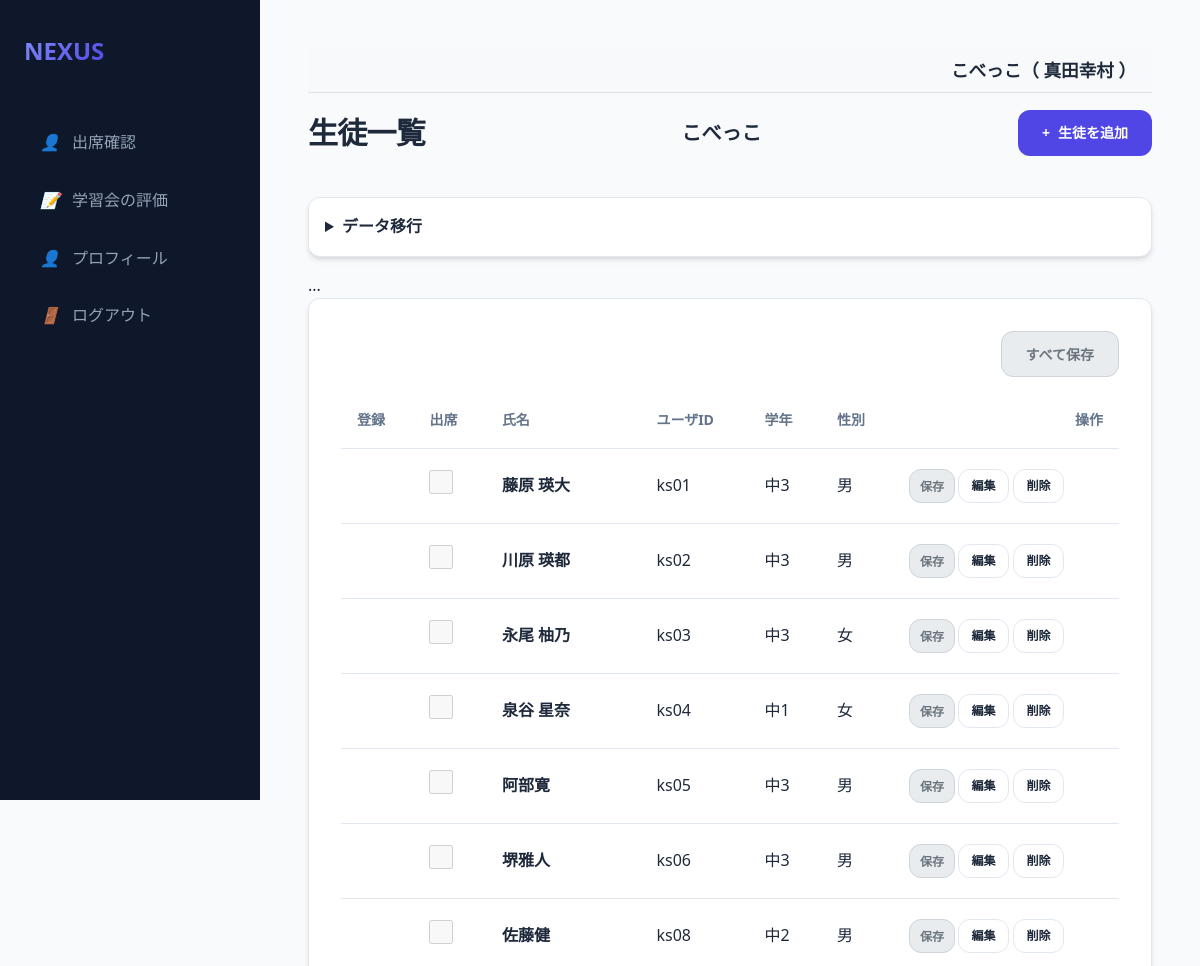
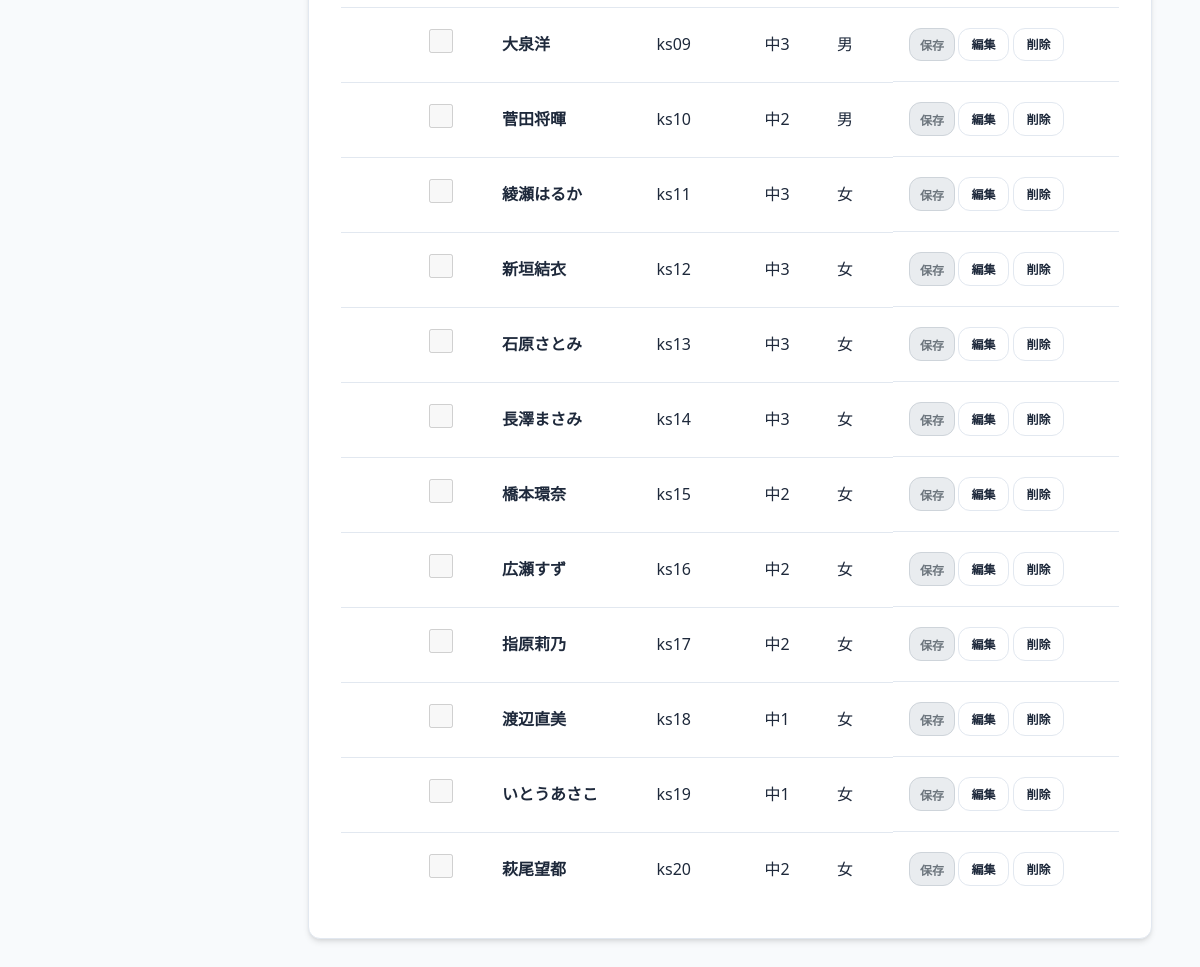
The page /students (signed in) on the database as committed earlier (2 pictures, top to bottom).
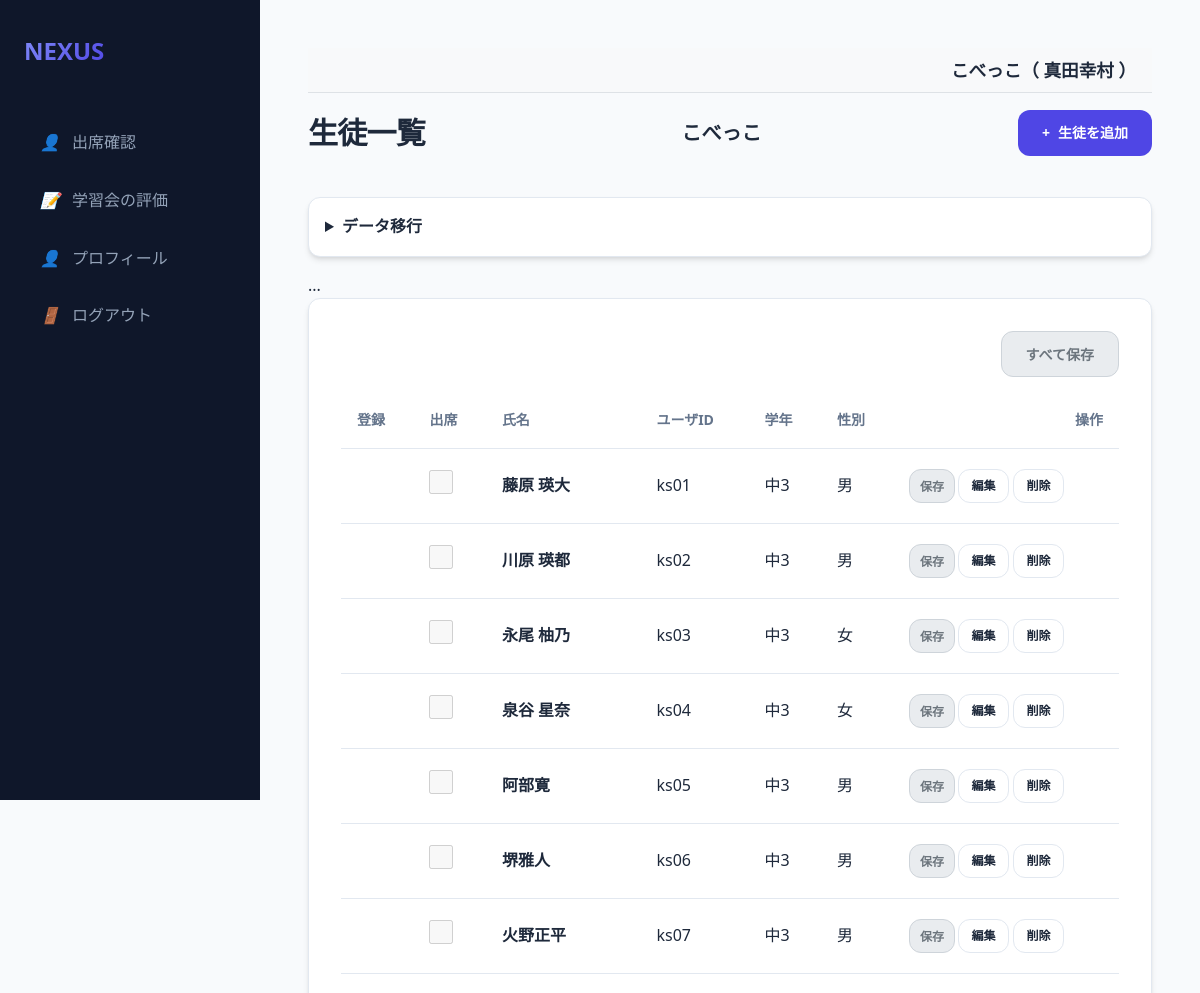
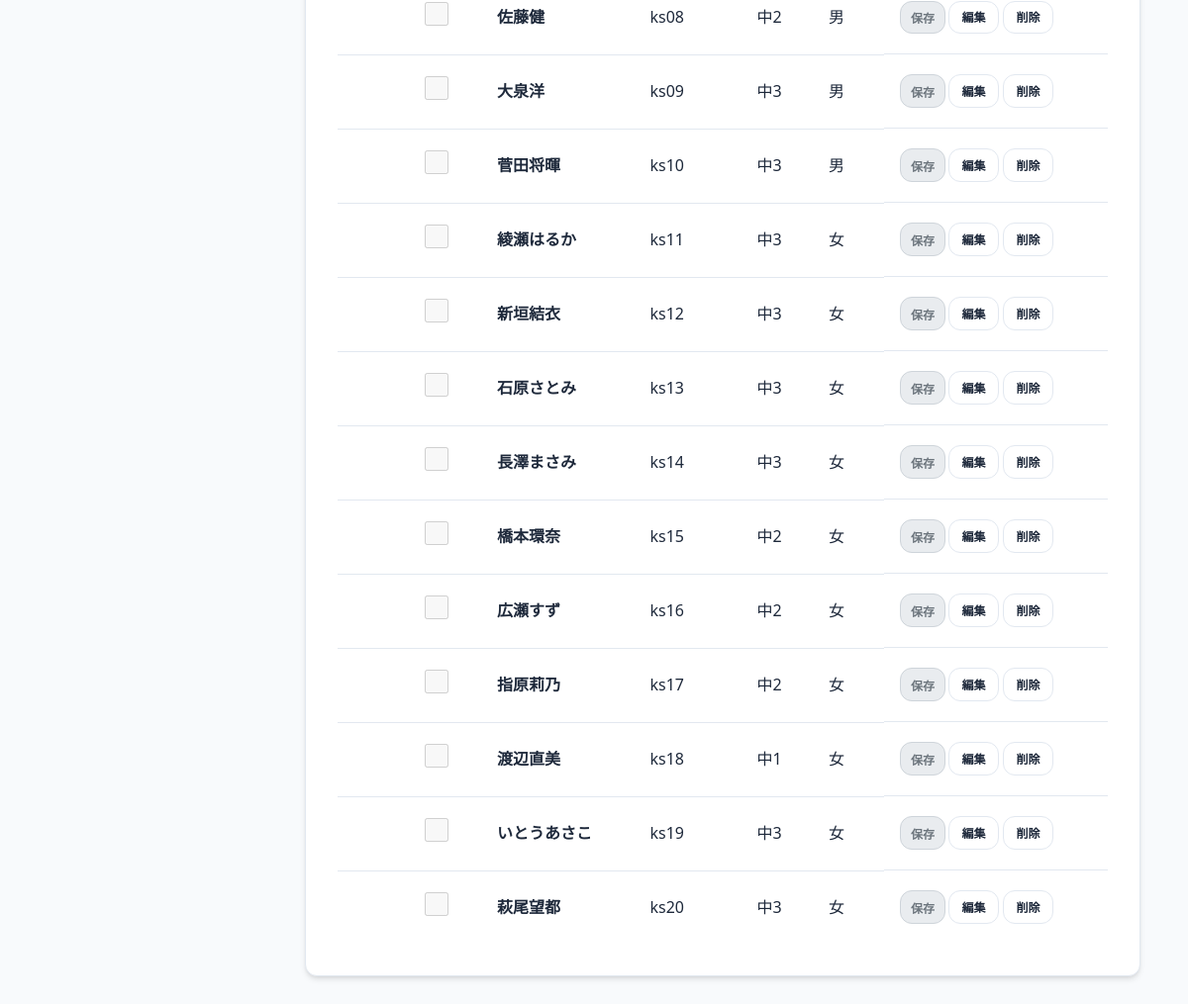
The same page on the database as committed later (2 pictures, top to bottom).
### models.py (models this page shows, shortened)
class Organization(db.Model):
    id = db.Column(db.Integer, primary_key=True)
    name = db.Column(db.String(100), nullable=False)

class User(db.Model):
    id = db.Column(db.Integer, primary_key=True)
    username = db.Column(db.String(50), unique=True, nullable=False)
    name = db.Column(db.String(50), nullable=True)
    password_hash = db.Column(db.String(128), nullable=False)
    is_admin = db.Column(db.Boolean, default=False)
    is_super_admin = db.Column(db.Boolean, default=False)
    is_org_admin = db.Column(db.Boolean, default=False)
    organization_id = db.Column(db.Integer, db.ForeignKey('organization.id'), nullable=True)
    organization = db.relationship('Organization', backref='users')
    teacher_record = db.relationship('Teacher', back_populates='user', uselist=False)
    student_record = db.relationship('Student', back_populates='user', uselist=False)

class Student(db.Model):
    id = db.Column(db.Integer, primary_key=True)
    user_id = db.Column(db.Integer, db.ForeignKey('user.id'), nullable=True)
    user = db.relationship('User', back_populates='student_record')
    organization_id = db.Column(db.Integer, db.ForeignKey('organization.id'), nullable=False)
    organization = db.relationship('Organization')
    default_venue_id = db.Column(db.Integer, db.ForeignKey('venue.id'), nullable=True)
    default_venue = db.relationship('Venue')
    group_id = db.Column(db.Integer, db.ForeignKey('group.id'), nullable=True)
    group = db.relationship('Group', back_populates='students')
    name = db.Column(db.String(50), nullable=False)
    grade = db.Column(db.String(20))
    gender = db.Column(db.String(10))
    pref_gender = db.Column(db.String(10))
    pref_age1020_priority = db.Column(db.Integer, default=2)
    pref_age3040_priority = db.Column(db.Integer, default=2)
    pref_age50_priority = db.Column(db.Integer, default=2)
    attend = db.Column(db.Boolean, default=False)

### app.py (the view, shortened to what this page needs)
@app.route('/students')
@login_required
@organization_required
def students():
    org_id = session['organization_id']
    event_id = session.get('selected_event_id')
    event_info = None
    all_teachers = Teacher.query.filter_by(organization_id=org_id).all()
    all_students = Student.query.filter_by(organization_id=org_id).join(User).order_by(User.username).all()
    venues = Venue.query.filter_by(organization_id=org_id).all()
    saved = request.args.get('saved', False)
    for s in all_students:
        s.attendance = None
    return render_template('students.html', students=all_students, event_info=None, venues=venues)

### app.py (called while the page is built)
@app.after_request
def add_header(response):
    response.headers['Cache-Control'] = 'no-store, no-cache, must-revalidate, max-age=0'
    response.headers['Pragma'] = 'no-cache'
    response.headers['Expires'] = '0'
    return response

def login_required(f):
    @wraps(f)
    def decorated_function(*args, **kwargs):
        if 'user_id' not in session:
            return redirect(url_for('login'))
        return f(*args, **kwargs)
    return decorated_function

def organization_required(f):
    @wraps(f)
    def decorated_function(*args, **kwargs):
        if 'user_id' not in session:
            return redirect(url_for('login'))
        user = db.session.get(User, session['user_id'])
        session['organization_id'] = user.organization_id
        session['org_name'] = user.organization.name
        return f(*args, **kwargs)
    return decorated_function

@app.context_processor
def inject_globals():
    user = None
    group_division_enabled = False
    if 'user_id' in session:
        user = db.session.get(User, session['user_id'])
        if user and user.organization_id:
            cfg = Config.query.filter_by(key='group_division_enabled', organization_id=user.organization_id).first()
            if cfg and cfg.value == 'true':
                group_division_enabled = True
    return dict(current_user=user, group_division_enabled=group_division_enabled)

### templates/students.html (shortened to what this page needs)
{% extends "base.html" %}
{% block content %}
{% set is_event_selected = (event_info is not none) %}
{% set is_event_completed = (event_info and event_info.status == '実施後') %}
{% set is_disabled_inputs = (not is_event_selected or is_event_completed) %}
{% set is_disabled = is_disabled_inputs %}
{% set is_disabled_button = (not is_event_selected) %}
<div class="header">
    <h1>生徒一覧</h1>
    <h2 style="font-size: 1.25rem;">{{ current_user.organization.name if current_user.is_super_admin else session.get('org_name', '不明') }}</h2>
    <a href="/student/add" class="btn btn-primary">
        <span>+</span> 生徒を追加
    </a>
</div>
{% if not event_info %}
<details style="margin-bottom: 1rem;">
    <summary class="card" style="cursor: pointer; padding: 1rem;">
        <h4 style="display: inline;">データ移行</h4>
    </summary>
</details>
{% endif %}
...
<form action="/student/attend_save_all" method="post">
    <div class="card">
        <div style="text-align: right; margin-bottom: 1rem;">
            <button type="submit" class="btn btn-primary" {{ 'disabled' if is_disabled or (event_info and event_info.publish_to == '講師') }}>すべて保存</button>
        </div>
        <div class="table-container">
            <table>
                <thead>
                    <tr>
                        <th>登録</th>
                        <th>出席</th>
                        <th>氏名</th>
                        <th>ユーザID</th>
                        <th>学年</th>
                        <th>性別</th>
                        <th style="text-align: right;">操作</th>
                        </tr>
                        </thead>
                        <tbody>
                        {% for s in students %}
                        <tr>
                        <td>
                            {% set att = s.attendance %}
                        </td>
                        <td>
                            <input type="checkbox" name="attend_{{s.id}}" value="true" {{ 'checked' if s.attendance and s.attendance.attend }}
                                   style="width: 1.5rem; height: 1.5rem;"
                                   class="{{ 'disabled-checkbox' if is_disabled or (event_info and event_info.publish_to == '講師') }}"
                                   onchange="toggleAttendance(this, '{{s.id}}')" {{ 'disabled' if is_disabled or (event_info and event_info.publish_to == '講師') }}>
                        </td>
                        <td><strong>{{s.name}}</strong></td>
                        <td>{{s.user.username if s.user else '-'}}</td>
                        <td>{{s.grade}}</td>
                        <td>{{s.gender}}</td>
                        <td style="text-align: right; display: flex; gap: 0.2rem;">
                            <button type="button" class="btn btn-primary" style="padding: 0.4rem 0.6rem; font-size: 0.75rem;" onclick="submitAttendance('{{s.id}}')" {{ 'disabled' if is_disabled or (event_info and event_info.publish_to == '講師') }}>保存</button>
                            <a href="/student/edit/{{s.id}}" class="btn btn-outline" style="padding: 0.4rem 0.8rem; font-size: 0.75rem;">編集</a>
                            <a href="/student/delete/{{s.id}}" class="btn btn-outline btn-danger" style="padding: 0.4rem 0.8rem; font-size: 0.75rem;" onclick="return confirm('本当に削除しますか？')">削除</a>
                        </td>
                        </tr>
                        {% endfor %}
                        </tbody>
                        </table>
                        </div>
                        </div>
                        </form>
{% endblock %}

### templates/base.html (shortened to what this page needs)
<!DOCTYPE html>
<html lang="ja">
<head>
    <link rel="stylesheet" href="{{ url_for('static', filename='style.css') }}">
</head>
<body>
<aside class="sidebar">
    <a href="/" class="logo">
        <span>NEXUS</span>
    </a>
    <nav class="nav-links">
        {% if current_user.is_admin %}
        <a href="/events" class="nav-item {{ 'active' if request.path == '/events' }}">
            <i>📋</i> イベント管理
        </a>
        <a href="/event/select" class="nav-item {{ 'active' if request.path == '/event/select' }}">
            <i>📅</i> イベント一覧
        </a>
        <a href="/venues" class="nav-item {{ 'active' if request.path == '/venues' }}">
            <i>📍</i> 会場一覧
        </a>
        <a href="/settings" class="nav-item {{ 'active' if request.path == '/settings' }}">
            <i>⚙️</i> 設定
        </a>
        {% if group_division_enabled %}
        <a href="/groups" class="nav-item {{ 'active' if request.path == '/groups' }}">
            <i>👥</i> グループ設定
        </a>
        {% endif %}
        <a href="/prohibited_matches" class="nav-item {{ 'active' if request.path == '/prohibited_matches' }}">
            <i>🚫</i> マッチング禁止
        </a>
        {% if session.get('selected_event_name', '')|trim == '学習会' and session.get('selected_event_status', '')|trim == '実施後' %}
        <a href="/evaluation/teacher" class="nav-item {{ 'active' if request.path == '/evaluation/teacher' }}">
            <i>🧑‍🏫</i> 講師による評価
        </a>
        <a href="/evaluation/student" class="nav-item {{ 'active' if request.path == '/evaluation/student' }}">
            <i>🎓</i> 生徒の感想
        </a>
        {% else %}
        <a href="/teachers" class="nav-item {{ 'active' if request.path == '/teachers' }}">
            <i>🧑‍🏫</i> 講師一覧
        </a>
        <a href="/students" class="nav-item {{ 'active' if request.path == '/students' }}">
            <i>🎓</i> 生徒一覧
        </a>
        {% if session.get('selected_event_name', '')|trim == '学習会' and session.get('selected_event_status', '')|trim == '実施' %}
        <a href="/matching/setup" class="nav-item {{ 'active' if request.path == '/matching/setup' }}">
            <i>🔄</i> マッチング実行
        </a>
        <a href="/result" class="nav-item {{ 'active' if request.path == '/result' }}">
            <i>📊</i> マッチング結果
        </a>
        <a href="/matching/adjustment" class="nav-item {{ 'active' if request.path == '/matching/adjustment' }}">
            <i>🛠️</i> マッチング調整
        </a>
        {% endif %}
        {% endif %}
        {% if current_user.is_super_admin %}
        <a href="/users" class="nav-item {{ 'active' if request.path == '/users' }}">
            <i>⚙️</i> 管理者一覧
        </a>
        <a href="/organizations" class="nav-item {{ 'active' if request.path == '/organizations' }}">
            <i>🏢</i> 組織一覧
        </a>
        {% endif %}
        {% elif current_user.teacher_record %}
        <a href="{{ url_for('teacher_dashboard') }}" class="nav-item {{ 'active' if request.path == '/teacher/dashboard' }}">
            <i>👤</i> 出席確認
        </a>
        <a href="{{ url_for('teacher_evaluation') }}" class="nav-item {{ 'active' if request.path == '/teacher/evaluation' }}">
            <i>📝</i> 学習会の評価
        </a>
        <a href="{{ url_for('teacher_edit', id=current_user.teacher_record.id) }}" class="nav-item {{ 'active' if request.path == url_for('teacher_edit', id=current_user.teacher_record.id) }}">
            <i>👤</i> プロフィール
        </a>
        {% endif %}
        <a href="{{ url_for('logout') }}" class="nav-item">
            <i>🚪</i> ログアウト
        </a>
    </nav>
</aside>
<main class="main-content">
    {% if current_user %}
    <div style="background-color: #f8f9fa; padding: 0.5rem 1rem; margin-bottom: 1rem; border-bottom: 1px solid #dee2e6; text-align: right; font-size: 1.1rem; font-weight: bold;">
        {{ current_user.organization.name if current_user.organization else '組織なし' }}（
        {% if current_user.name %}
            {{ current_user.name }}
        {% elif current_user.teacher_record %}
            {{ current_user.teacher_record.name }}
        {% elif current_user.student_record %}
            {{ current_user.student_record.name }}
        {% else %}
            {{ current_user.username }}
        {% endif %}
        ）
    </div>
    {% endif %}
    {% block content %}{% endblock %}
</main>
</body>
</html>

### static/style.css (style rules this page uses)
:root { --primary: #4f46e5; --primary-hover: #4338ca; --bg-main: #f8fafc; --bg-card: #ffffff; --text-main: #1e293b; --text-muted: #64748b; --border: #e2e8f0; --shadow: 0 4px 6px -1px rgb(0 0 0 / 0.1), 0 2px 4px -2px rgb(0 0 0 / 0.1); --radius: 0.75rem; --sidebar-w: 260px; }
* { margin: 0; padding: 0; box-sizing: border-box; }
body { font-family: "Segoe UI", "Hiragino Kaku Gothic ProN", "Hiragino Sans", "Meiryo", sans-serif; background-color: var(--bg-main); color: var(--text-main); line-height: 1.6; display: flex; min-height: 100vh; }
.sidebar { width: var(--sidebar-w); background-color: #0f172a; color: white; padding: 2rem 1.5rem; display: flex; flex-direction: column; position: fixed; height: 100vh; transition: all 0.3s ease; }
.logo { font-size: 1.5rem; font-weight: 800; margin-bottom: 3rem; display: flex; align-items: center; gap: 0.75rem; color: #f8fafc; text-decoration: none; }
.logo span { background: linear-gradient(135deg, #818cf8, #4f46e5); -webkit-background-clip: text; -webkit-text-fill-color: transparent; }
.nav-links { display: flex; flex-direction: column; gap: 0.5rem; }
.nav-item { padding: 0.75rem 1rem; color: #94a3b8; text-decoration: none; border-radius: var(--radius); display: flex; align-items: center; gap: 0.75rem; transition: all 0.2s; }
.main-content { margin-left: var(--sidebar-w); flex: 1; padding: 3rem; max-width: 1200px; }
.header { display: flex; justify-content: space-between; align-items: center; margin-bottom: 2.5rem; }
h1 { font-size: 1.875rem; font-weight: 700; letter-spacing: -0.025em; }
.card { background: var(--bg-card); border: 1px solid var(--border); border-radius: var(--radius); padding: 2rem; box-shadow: var(--shadow); }
.table-container { overflow-x: auto; }
table { width: 100%; border-collapse: collapse; text-align: left; }
th { padding: 1rem; border-bottom: 1px solid var(--border); font-size: 0.875rem; text-transform: uppercase; color: var(--text-muted); font-weight: 600; }
td { padding: 1.25rem 1rem; border-bottom: 1px solid var(--border); }
tr:last-child td { border-bottom: none; }
input, select, textarea { width: 100%; padding: 0.75rem 1rem; border: 1px solid var(--border); border-radius: var(--radius); font-size: 1rem; transition: border-color 0.2s; background-color: #fff; }
.btn { display: inline-flex; align-items: center; justify-content: center; padding: 0.75rem 1.5rem; font-size: 0.875rem; font-weight: 600; border-radius: var(--radius); cursor: pointer; transition: all 0.2s; text-decoration: none; border: none; gap: 0.5rem; }
.btn-primary { background-color: var(--primary); color: white; }
.btn-danger { background-color: #ef4444; color: white; }
.btn-outline { background-color: transparent; border: 1px solid var(--border); color: var(--text-main); }

### templates/students.html (style rules this page uses)
select:disabled, input[type="checkbox"]:disabled, button:disabled, .disabled-checkbox { background-color: #e9ecef; color: #6c757d; border: 1px solid #ced4da; }

Rows that differ between the two databases and show on the page:
changed Student "泉谷 星奈": grade "中1" → "中3"
added Student: name "火野正平", user "ks07", grade "中3", gender "男"
changed Student "菅田将暉": grade "中2" → "中3"
changed Student "いとうあさこ": grade "中1" → "中3"
changed Student "萩尾望都": grade "中2" → "中3"
